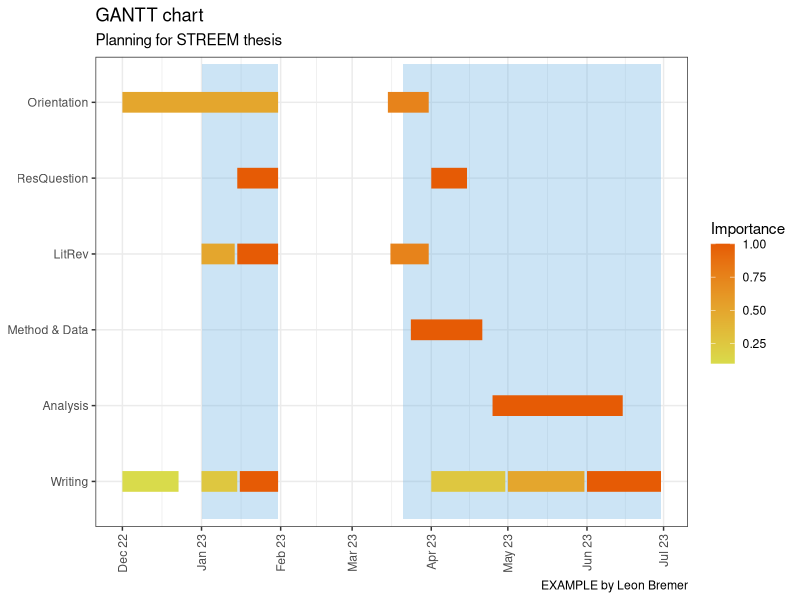
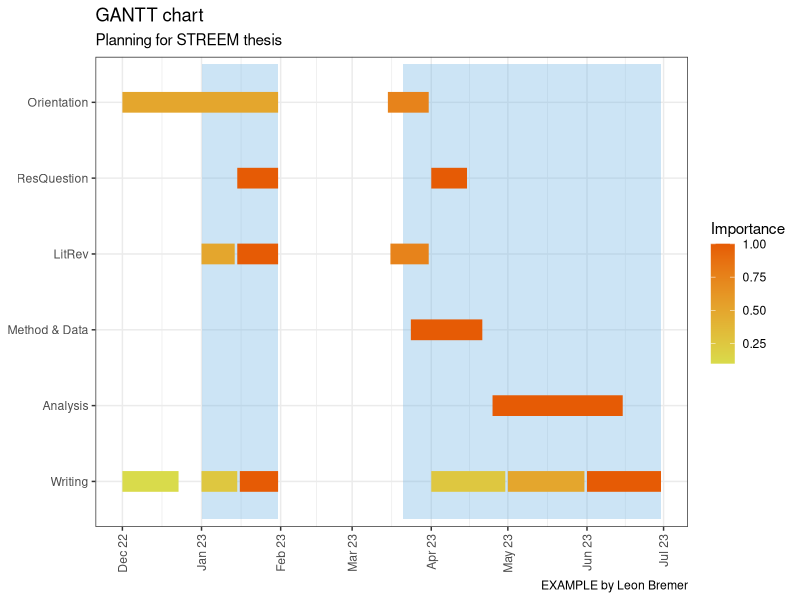

Write R code to recreate these figures, in order.
########################################
# Purpose:  Simple GANTT chart for research planning. Example for STREEM
#           students.
# Date:     Nov 1, 2022
# Author:   Leon Bremer
########################################

### Load external packages
library(tidyverse)
library(readxl)

### Setup
setwd('C:/Users/abr448/Documents/VU/TSS/TSS2022-23')

### Data
tbl <- read_excel("data/gantt_dates.xlsx") %>%
  mutate(
    Stage = factor(x = Stage,
                   levels = 1:6,
                   labels = c('Orientation', 'ResQuestion', 'LitRev',
                              'Method & Data', 'Analysis', 'Writing')),
    Start = as.Date(Start),
    End = as.Date(End)
  )

### Plot
ggplot(data = tbl,
       mapping = aes(x = Start, xend = End, y = Stage, yend = Stage,
                     color = Importance)) +
  annotate('rect', xmin = as.Date('2023-01-01'), xmax = as.Date('2023-01-31'),
           ymin = .5, ymax = tbl$Stage %>% levels() %>% length() + .5,
           fill = '#6fb3e3', alpha = .35) +
  annotate('rect', xmin = as.Date('2023-03-21'), xmax = as.Date('2023-06-30'),
           ymin = .5, ymax = tbl$Stage %>% levels() %>% length() + .5,
           fill = '#6fb3e3', alpha = .35) +
  geom_segment(size = 7) +
  labs(title = 'GANTT chart',
       subtitle = 'Planning for STREEM thesis',
       caption = 'EXAMPLE by Leon Bremer') +
  scale_x_date(date_breaks = "1 month", date_labels =  "%b %y") +
  scale_y_discrete(limits = rev) +
  theme_bw() +
  theme(
    axis.text.x = element_text(angle = 90, vjust = 0.5, hjust=1),
    axis.title = element_blank()
  ) +
  scale_color_continuous(low = '#d9db4b', high = '#e65b05')

ggsave('figures/gantt_example.pdf',
       width = 8,
       height = 3)
